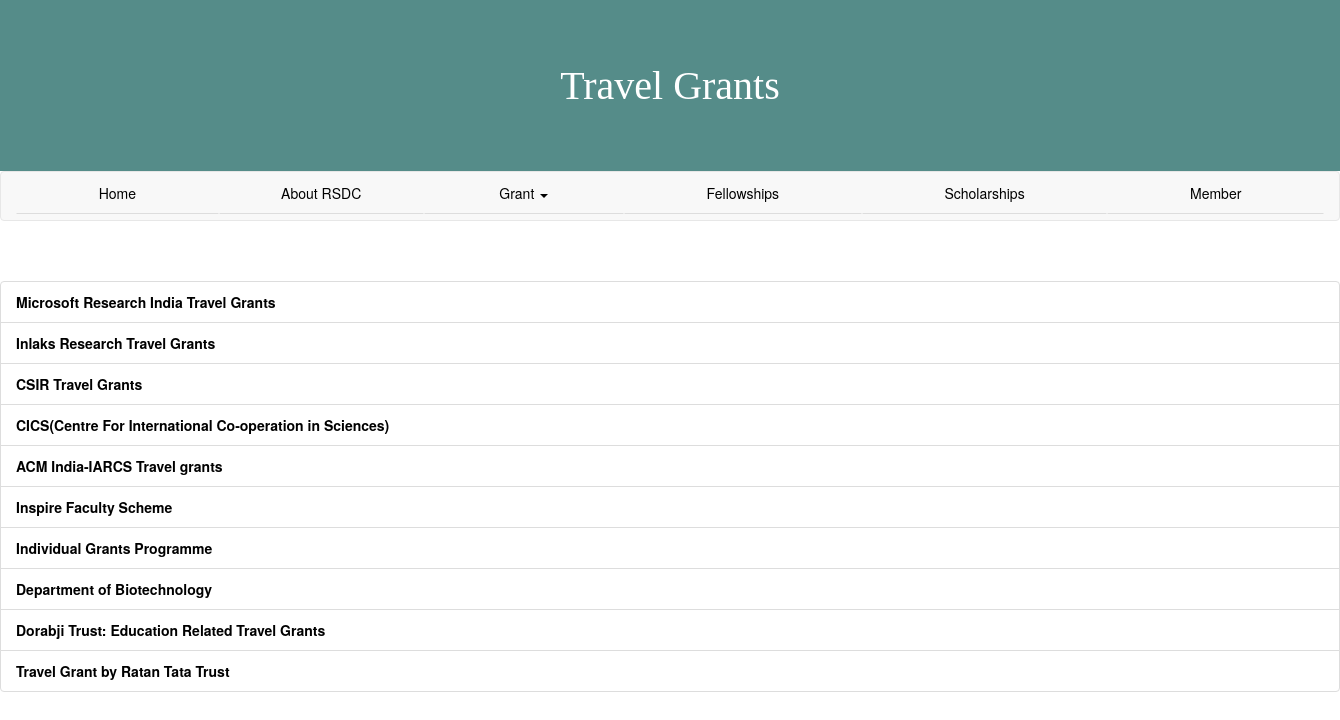
The app's page /TravelGrants/ with its own data.
### user/models.py (models this page shows, shortened)
class TravelGrant(models.Model):
	title = models.CharField(max_length=200)
	text = models.TextField()
	eligibility = models.TextField()
	how_to_apply = models.TextField()
	link = models.CharField(max_length=200)

### user/views.py (the view)
# urls.py: url(r'^TravelGrants/$',			views.travel_list,	name='TravelList'),
def travel_list(request):
	user = request.user
	grants = TravelGrant.objects.all()
	return render(request, 'website/TravelGrants.html',{'grants':grants,'user':user})

### user/templates/website/TravelGrants.html (shortened to what this page needs)
{%	extends	"website/base.html"	%}
{% block title %}Travel Grants{% endblock title %}
		{% block content %}
		<br>
	<br>
	<div>
	<ul class="list-group">
	{% for grant1 in grants %}
	<li class="list-group-item"><a href="{%	url	"TravelGrant"  title=grant1.title	%}" class="TG">{{grant1.title}}</a></li>
	{% endfor %}
	</div>
	</body>
{% endblock %}

### user/templates/website/TravelGrants.html (style rules this page uses)
.TG { #font-size:19px; }
.TG { color:black; font-weight:bold; }

### records on screen
TravelGrant: title "Microsoft Research India Travel Grants"
TravelGrant: title "Inlaks Research Travel Grants"
TravelGrant: title "CSIR Travel Grants"
TravelGrant: title "CICS(Centre For International Co-operation in Sciences)"
TravelGrant: title "ACM India-IARCS Travel grants"
TravelGrant: title "Inspire Faculty Scheme"
TravelGrant: title "Individual Grants Programme"
TravelGrant: title "Department of Biotechnology"
TravelGrant: title "Dorabji Trust: Education Related Travel Grants"
TravelGrant: title "Travel Grant by Ratan Tata Trust"
